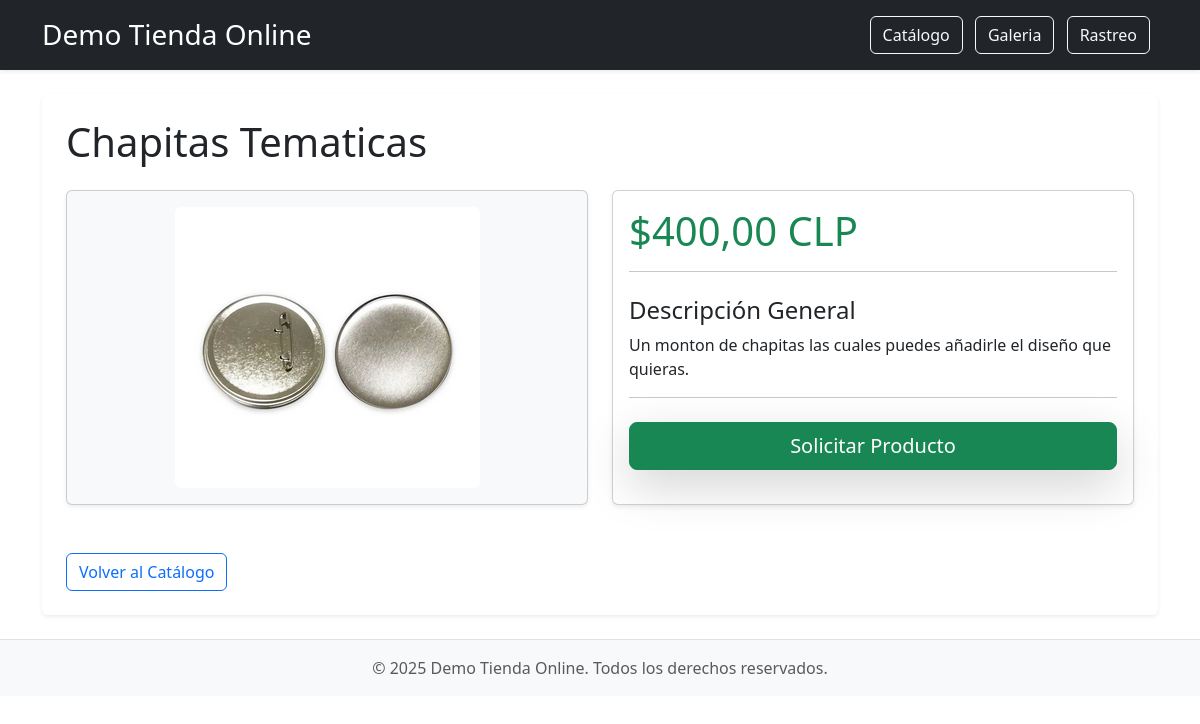
/producto/4/, run on the app's committed database.
### mainApp/models.py (models this page shows, shortened)
class Product(models.Model):
    nombre = models.CharField(max_length=100)
    description = models.TextField()
    category = models.ForeignKey('categoryProduct', on_delete=models.CASCADE)
    precio_base = models.DecimalField(max_digits=10, decimal_places=2)
    imagen1 = models.ImageField(upload_to='imagenes_productos/', blank=True, null=True)
    imagen2 = models.ImageField(upload_to='imagenes_productos/', blank=True, null=True)
    imagen3 = models.ImageField(upload_to='imagenes_productos/', blank=True, null=True)
    destacado = models.BooleanField(default=False)

### mainApp/views.py (the view)
# urls.py: path('producto/<int:pk>/', views.detalle_producto, name='detalle_producto'),
def detalle_producto(request, pk):
    producto = get_object_or_404(Product, pk=pk)
    context = {
        'producto': producto,
        'titulo': f'Detalle: {producto.nombre}',
    }
    return render(request, 'detalle_producto.html', context)

### templates/detalle_producto.html (shortened to what this page needs)
{% extends "base.html" %}
{% load static %}
{% block content %}
    <h1 class="mb-4"> {{ producto.nombre }}</h1>
    <div class="row g-4">
        <div class="col-md-6">
            <div class="card shadow-sm h-100 p-3 bg-light d-flex align-items-center justify-content-center">
                {% if producto.imagen1 %}
                    <img src="{{ producto.imagen1.url }}" class="img-fluid rounded" alt="{{ producto.nombre }}" style="max-height: 400px; object-fit: contain;">
                {% else %}
                    <p class="text-muted">No hay imagen disponible.</p>
                {% endif %}
            </div>
        </div>
        <div class="col-md-6">
            <div class="card shadow-sm h-100">
                <div class="card-body">
                    <h2 class="display-6 text-success mb-3">
                        ${{ producto.precio_base }} CLP
                    </h2>
                    <hr>
                    <h4 class="mt-4 mb-2">Descripción General</h4>
                    <p class="text-break">{{ producto.description|linebreaksbr }}</p>
                    <hr>
                    <div class="d-grid mt-4">
                        <a href="{% url 'solicitar_producto' producto.pk %}" class="btn btn-success btn-lg shadow-lg">
                            Solicitar Producto
                        </a>
                    </div>
                </div>
            </div>
        </div>
    </div>
    <div class="mt-5">
        <a href="{% url 'home' %}" class="btn btn-outline-primary"> Volver al Catálogo</a>
    </div>
{% endblock %}

### data on the page
Product: nombre "Chapitas Tematicas", imagen1 (picture), precio_base "400,00", description "Un monton de chapitas las cuales puedes añadirle el diseño que quieras."
